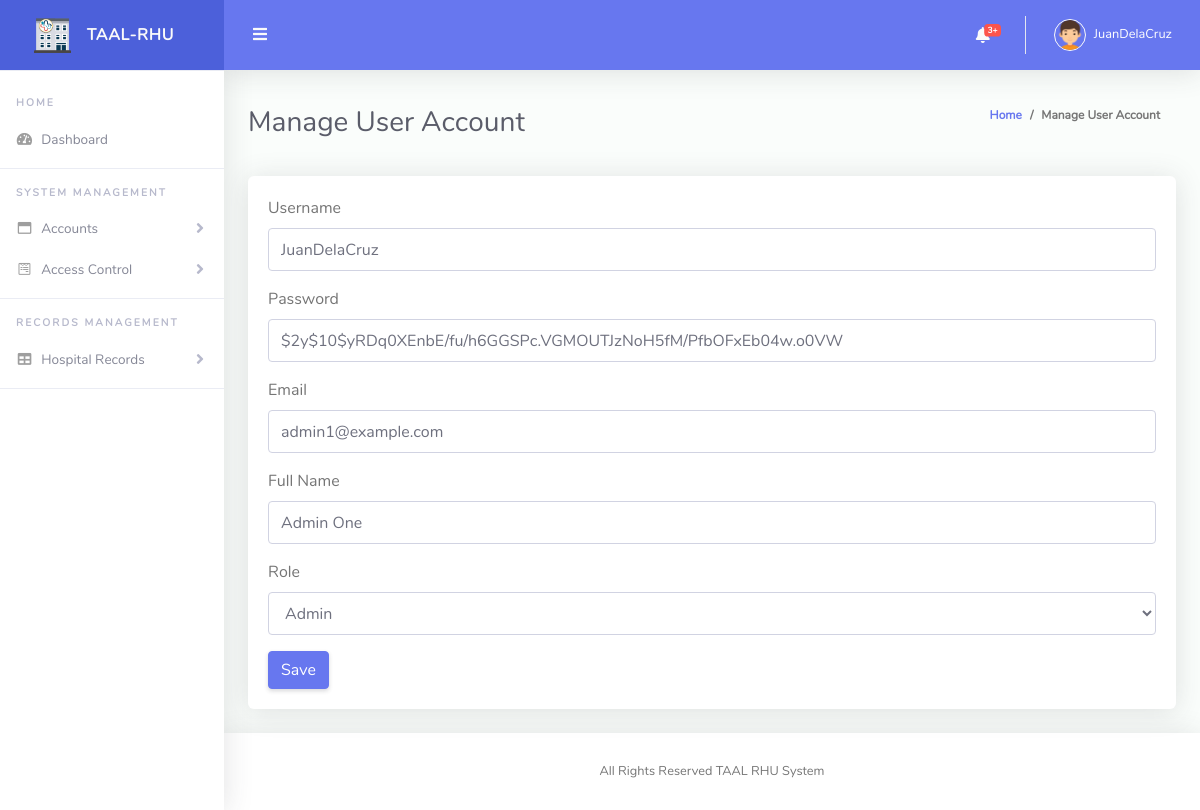
/admin/edit_user.php?user_id=1 (signed in), run on the app's committed database.
### tables this page shows
CREATE TABLE `users` (
  `user_id` int(11) NOT NULL,
  `username` varchar(50) NOT NULL,
  `password_hash` varchar(255) NOT NULL,
  `email` varchar(100) NOT NULL,
  `full_name` varchar(100) DEFAULT NULL,
  `role` enum('admin','health_worker') NOT NULL,
  `last_login` timestamp NOT NULL DEFAULT current_timestamp() ON UPDATE current_timestamp(),
  `date_created` timestamp NOT NULL DEFAULT current_timestamp()
);

### admin/edit_user.php (the view, shortened to what this page needs)
<!DOCTYPE html>
<?php include("../model/conn.php"); ?>
<html lang="en">
<head>
  <link href="vendor/fontawesome-free/css/all.min.css" rel="stylesheet" type="text/css">
  <link href="vendor/bootstrap/css/bootstrap.min.css" rel="stylesheet" type="text/css">
  <link href="css/ruang-admin.min.css" rel="stylesheet">
</head>
<body id="page-top">
  <div id="wrapper">
    <?php include("./nav.php");
    $username = $password_hash = $email = $full_name = $role = "";
    if (isset($_GET['user_id'])) {
      $user_id = $_GET['user_id'];
      $sql = "SELECT * FROM users WHERE user_id = $user_id";
      $result = $conn->query($sql);
      if ($result->num_rows > 0) {
        $row = $result->fetch_assoc();
        $username = $row['username'];
        $password_hash = $row['password_hash'];
        $email = $row['email'];
        $full_name = $row['full_name'];
        $role = $row['role'];
      }
    }
    ?>
    <div class="container-fluid" id="container-wrapper">
      <div class="d-sm-flex align-items-center justify-content-between mb-4">
        <h1 class="h3 mb-0 text-gray-800">Manage User Account</h1>
        <ol class="breadcrumb">
          <li class="breadcrumb-item"><a href="./">Home</a></li>
          <li class="breadcrumb-item" aria-current="page">Manage User Account</li>
        </ol>
      </div>
      <div class="row">
        <div class="col-lg-12">
          <div class="card mb-4">
            <div class="card-body">
            <form method="post">
        <div class="form-group">
            <label for="username">Username</label>
            <input type="text" class="form-control" id="username" name="username" value="<?php echo $username; ?>" required>
        </div>
        <div class="form-group">
            <label for="password">Password</label>
            <input type="text" class="form-control" id="password" value="<?php echo $password_hash; ?>" name="password" required>
        </div>
        <div class="form-group">
            <label for="email">Email</label>
            <input type="email" class="form-control" id="email" name="email" value="<?php echo $email; ?>" required>
        </div>
        <div class="form-group">
            <label for="full_name">Full Name</label>
            <input type="text" class="form-control" id="full_name" name="full_name" value="<?php echo $full_name; ?>">
        </div>
        <div class="form-group">
            <label for="role">Role</label>
            <select class="form-control" id="role" name="role" required>
                <option value="admin" <?php echo ($role == 'admin') ? 'selected' : ''; ?>>Admin</option>
            </select>
        </div>
        <button type="submit" class="btn btn-primary">Save</button>
    </form>
            </div>
          </div>
        </div>
      </div>
    </div>
  </div>
  <?php include("./footer.php"); ?>
  </div>
  </div>
</body>
</html>

### data on the page
users: username "JuanDelaCruz", password "$2y$10$yRDq0XEnbE/fu/h6GGSPc.VGMOUTJzNoH5fM/PfbOFxEb04w.o0VW", email "admin1@example.com", full_name "Admin One", role "Admin"

### other printed values
$row['count'] "3"
$_SESSION['username'] "JuanDelaCruz"
